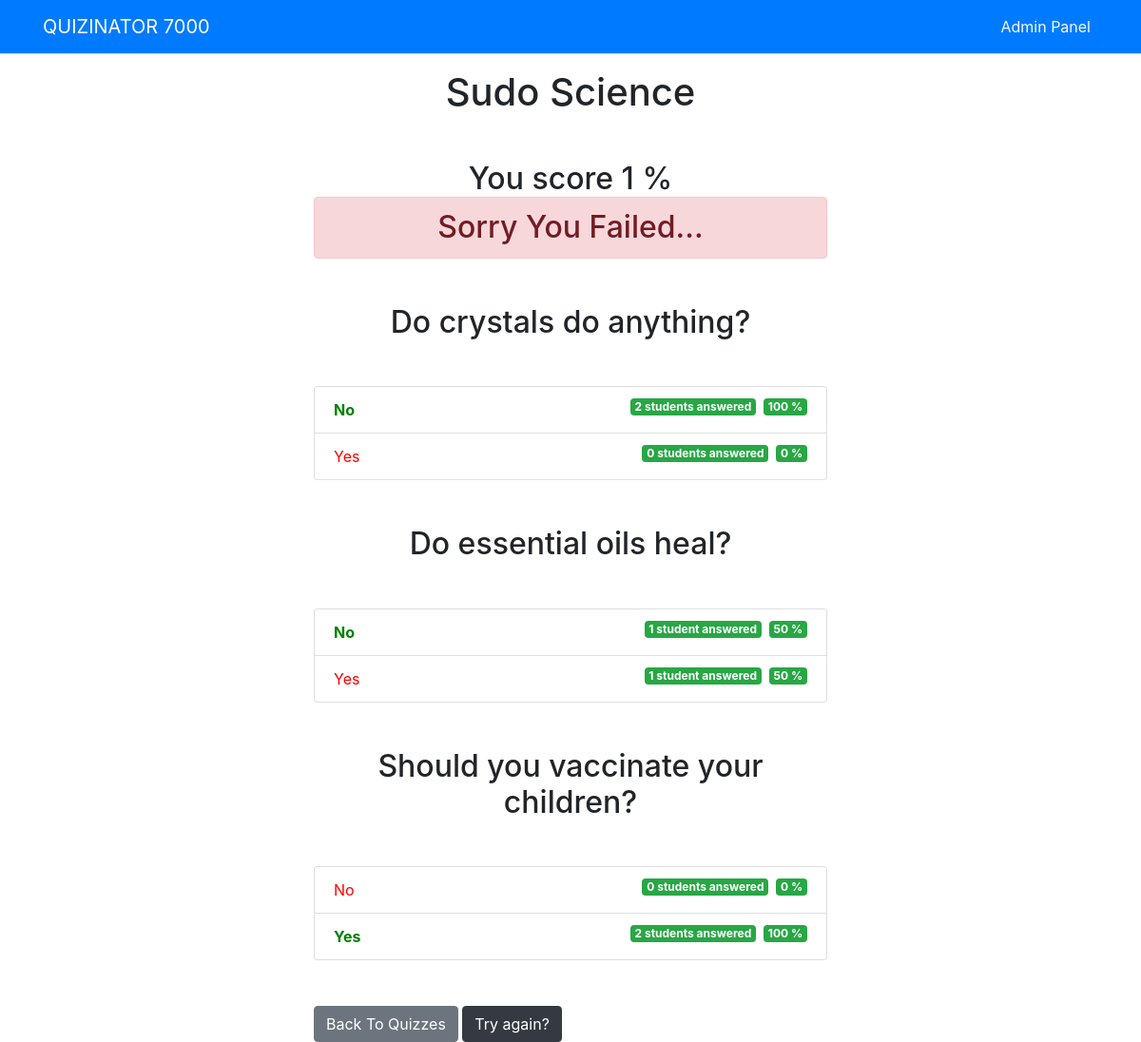
Page /quizzes/1/results/1/ on the committed database.
### quizzes/models.py (models this page shows, shortened)
class Test(models.Model):
    test_text = models.CharField(max_length=200)
    pub_date = models.DateTimeField('date published')

class Question(models.Model):
    question_text = models.CharField(max_length=200)
    test = models.ForeignKey(Test, on_delete=models.CASCADE)
    total_votes = models.IntegerField(default=0)
    pub_date = models.DateTimeField('date published')

class Choice(models.Model):
    question = models.ForeignKey(Question, on_delete=models.CASCADE)
    test = models.ForeignKey(Test, on_delete=models.CASCADE)
    choice_text = models.CharField(max_length=200)
    vote_percent = models.IntegerField(default=0)
    votes = models.IntegerField(default=0)
    isCorrect = models.BooleanField(default=False)

### quizzes/views.py (the view)
# urls.py: path('<int:test_id>/results/<int:score>/', views.results, name='results'),
def results(request, test_id ,score):
    print(score)
    test = get_object_or_404(Test, pk=test_id)
    return render(request, 'quizzes/results.html', {'test': test, 'score': score})

### templates/quizzes/results.html
{% extends 'base.html' %}
{% block content %}
<h1 class="mb-5 text-center">{{ test.test_text }}</h1>
<h2 class="mb-5 text-center">
	You score {{ score }} %
	{% if score > 50 %}
		<div class="mb-5 text-center alert alert-success">Congradulations You Passed!!!</div>
	{% else %}
		<div class="mb-5 text-center alert alert-danger">Sorry You Failed...</div>
	{% endif %}
</h2>
{% for question in test.question_set.all %}
	<h2 class="mb-5 text-center">{{ question.question_text }}</h1>
	<ul class="list-group mb-5">
		{% for choice in question.choice_set.all %}
		<li class="list-group-item" style="color: {% if choice.isCorrect %}
		green; font-weight: bold;
		{% else %}
		red;
		{% endif %}
	">
			{{ choice.choice_text }}
			<span class="badge badge-success float-right " >{{ choice.vote_percent }} %</span>
			<span class="badge badge-success float-right mr-2">{{ choice.votes }} student{{ choice.votes | pluralize }} answered</span>
		</li>
		{% endfor %}
	</ul>
{% endfor %}
<a class="btn btn-secondary" href="{% url 'quizzes:index' %}">Back To Quizzes</a>
<a class="btn btn-dark" href="{% url 'quizzes:detail' test.id %}">Try again?</a>
{% endblock %}

### templates/base.html (shortened to what this page needs)
<!DOCTYPE html>
<html lang="en">
<head>
    <link rel="stylesheet" href="https://stackpath.bootstrapcdn.com/bootstrap/4.4.1/css/bootstrap.min.css">
</head>
<body>
    {% include 'partials/_navbar.html' %}
    <div class="container">
        <div class="row">
            <div class="col-md-6 m-auto">
                {% block content %}
                {% endblock %}
            </div>
        </div>
    </div>
</body>
</html>

### templates/partials/_navbar.html (shortened to what this page needs)
<nav class="navbar navbar-expand-sm navbar-toggleable-sm navbar-dark bg-primary border-bottom box-shadow mb-3">
	<div class="container">
        <a class="navbar-brand" href="/">QUIZINATOR 7000</a>
        <div class="navbar-collapse collapse d-sm-inline-flex flex-sm-row-reverse">
            <ul class="navbar-nav flex-grow-1">
                <li class="nav-item ml-sm-auto">
                    <a class="nav-link text-light text-nowrap" href="{% url 'admin:index' %}">Admin Panel</a>
                </li>
            </ul>
        </div>
    </div>
</nav>

### rows in the picture
Test: test_text "Sudo Science"
Question: question_text "Do crystals do anything?"
Choice: choice_text "No", vote_percent "100", votes "2", votes|pluralize "s"
Choice: choice_text "Yes", vote_percent "0", votes "0", votes|pluralize "s"
Question: question_text "Do essential oils heal?"
Choice: choice_text "No", vote_percent "50", votes "1"
Choice: choice_text "Yes", vote_percent "50", votes "1"
Question: question_text "Should you vaccinate your children?"
Choice: choice_text "No", vote_percent "0", votes "0", votes|pluralize "s"
Choice: choice_text "Yes", vote_percent "100", votes "2", votes|pluralize "s"

### other values in the picture
{{ score }} "1"
